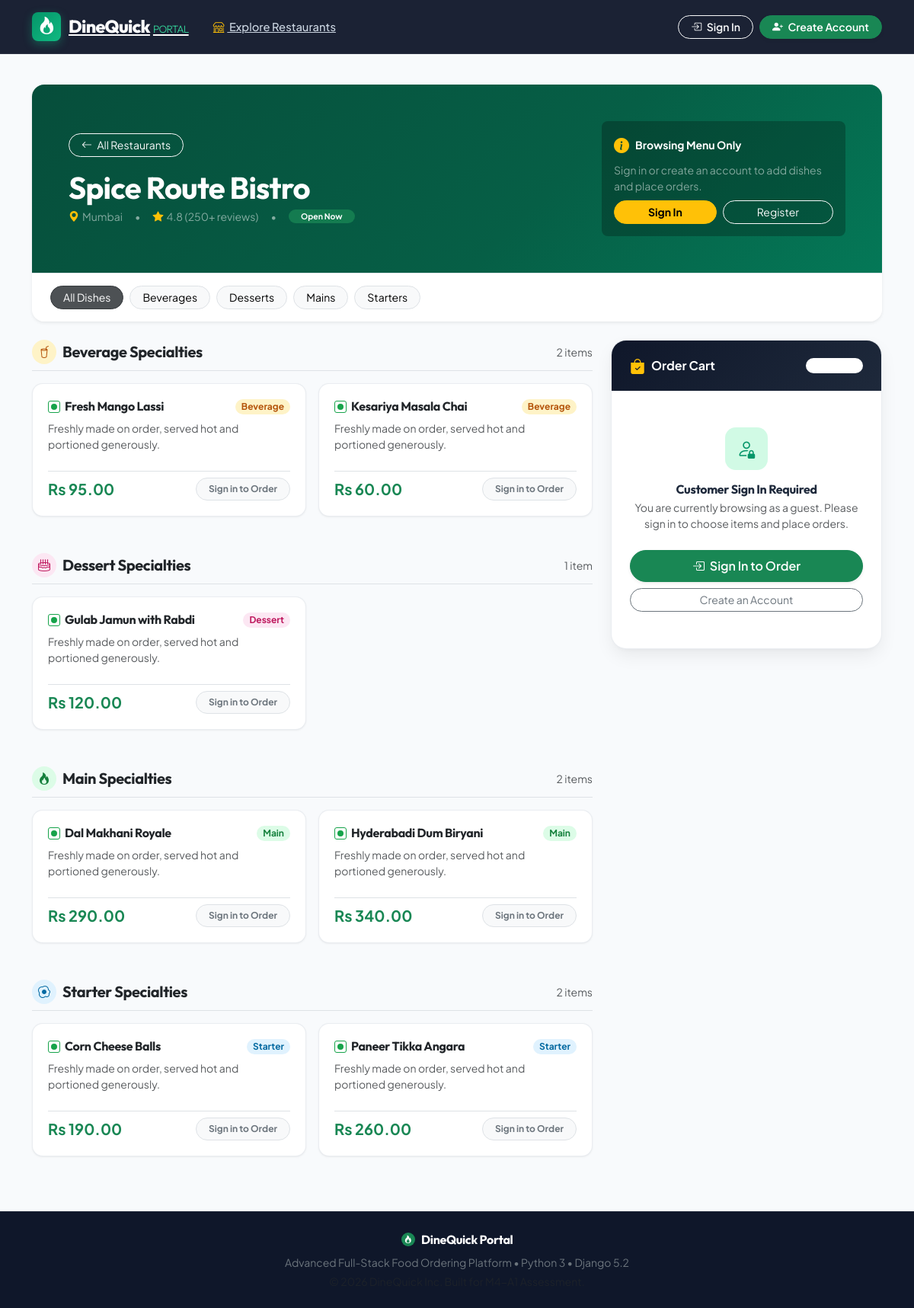
Page /restaurants/1/ on the committed database.
### orders/models.py (models this page shows, shortened)
class Restaurant(models.Model):
    name = models.CharField(max_length=120)
    city = models.CharField(max_length=100)

class MenuItem(models.Model):
    class Category(models.TextChoices):
        STARTER = "Starter", "Starter"
        MAIN = "Main", "Main"
        DESSERT = "Dessert", "Dessert"
        BEVERAGE = "Beverage", "Beverage"
    restaurant = models.ForeignKey(Restaurant, on_delete=models.CASCADE, related_name="menu_items")
    name = models.CharField(max_length=100)
    price = models.DecimalField(max_digits=8, decimal_places=2)
    category = models.CharField(max_length=10, choices=Category.choices)
    available = models.BooleanField(default=True)

### orders/views.py (the view)
# urls.py: path("restaurants/<int:pk>/", views.restaurant_menu, name="restaurant-menu"),
def restaurant_menu(request, pk):
    restaurant = get_object_or_404(Restaurant, pk=pk)
    items = restaurant.menu_items.filter(available=True).order_by("category", "name")
    categorized_items = {}
    for item in items:
        categorized_items.setdefault(item.category, []).append(item)
    return render(
        request,
        "orders/menu.html",
        {
            "restaurant": restaurant,
            "items": items,
            "categorized_items": categorized_items,
        },
    )

### orders/templates/orders/menu.html (shortened to what this page needs)
{% extends "orders/base.html" %}
{% block content %}
<div class="card border-0 shadow-sm rounded-4 overflow-hidden mb-4">
  <div class="p-4 p-md-5" style="background: linear-gradient(135deg, #064e3b 0%, #065f46 60%, #047857 100%); color: white;">
    <div class="d-flex flex-wrap justify-content-between align-items-center gap-3">
      <div>
        <a href="{% url 'restaurant-list' %}" class="btn btn-sm btn-outline-light rounded-pill px-3 mb-3">
          <i class="bi bi-arrow-left me-1"></i> All Restaurants
        </a>
        <h1 class="display-6 fw-bold mb-1 text-white">{{ restaurant.name }}</h1>
        <div class="d-flex flex-wrap align-items-center gap-3 text-white-50 small">
          <span><i class="bi bi-geo-alt-fill text-warning me-1"></i>{{ restaurant.city }}</span>
          <span>&bull;</span>
          <span><i class="bi bi-star-fill text-warning me-1"></i>4.8 (250+ reviews)</span>
          <span>&bull;</span>
          <span class="badge bg-success bg-opacity-75 rounded-pill px-3 py-1">Open Now</span>
        </div>
      </div>
      {% if not user.is_authenticated %}
      <div class="card bg-black bg-opacity-25 border-0 rounded-3 p-3 text-white" style="max-width: 320px;">
        <div class="d-flex align-items-center gap-2 mb-2">
          <i class="bi bi-info-circle-fill text-warning fs-5"></i>
          <span class="fw-bold small">Browsing Menu Only</span>
        </div>
        <p class="small text-white-50 mb-2">Sign in or create an account to add dishes and place orders.</p>
        <div class="d-flex gap-2">
          <a href="{% url 'login' %}?next={{ request.path }}" class="btn btn-warning btn-sm fw-bold flex-grow-1 rounded-pill">Sign In</a>
          <a href="{% url 'register' %}?next={{ request.path }}" class="btn btn-outline-light btn-sm flex-grow-1 rounded-pill">Register</a>
        </div>
      </div>
      {% endif %}
    </div>
  </div>
  <div class="bg-white px-4 py-3 border-top d-flex gap-2 overflow-auto" id="categoryTabs">
    <a href="#all" class="btn btn-sm btn-dark rounded-pill px-3 active cat-pill" data-target="all">All Dishes</a>
    {% for category in categorized_items.keys %}
    <a href="#cat-{{ category|lower }}" class="btn btn-sm btn-light border rounded-pill px-3 cat-pill" data-target="cat-{{ category|lower }}">
      {{ category }}s
    </a>
    {% endfor %}
  </div>
</div>
  <div class="row g-4">
    <div class="col-lg-8">
      {% for category, cat_items in categorized_items.items %}
      <div class="category-section mb-5" id="cat-{{ category|lower }}">
        <div class="d-flex align-items-center gap-2 mb-3 pb-2 border-bottom">
          <span class="badge rounded-circle p-2 {% if category == 'Starter' %}dq-badge-starter{% elif category == 'Main' %}dq-badge-main{% elif category == 'Dessert' %}dq-badge-dessert{% else %}dq-badge-beverage{% endif %}">
            <i class="bi {% if category == 'Starter' %}bi-egg-fried{% elif category == 'Main' %}bi-fire{% elif category == 'Dessert' %}bi-cake2{% else %}bi-cup-straw{% endif %} fs-6"></i>
          </span>
          <h2 class="h5 fw-bold mb-0 text-dark">{{ category }} Specialties</h2>
          <span class="text-muted small ms-auto">{{ cat_items|length }} item{{ cat_items|length|pluralize }}</span>
        </div>
        <div class="row g-3">
          {% for item in cat_items %}
          <div class="col-md-6">
            <div class="dq-dish-card h-100 d-flex flex-column justify-content-between">
              <div>
                <div class="d-flex justify-content-between align-items-start mb-2">
                  <div class="d-flex align-items-center">
                    <span class="dq-veg-mark" title="Vegetarian item"></span>
                    <h3 class="h6 fw-bold mb-0 text-dark">{{ item.name }}</h3>
                  </div>
                  <span class="badge rounded-pill small px-2 py-1 {% if item.category == 'Starter' %}dq-badge-starter{% elif item.category == 'Main' %}dq-badge-main{% elif item.category == 'Dessert' %}dq-badge-dessert{% else %}dq-badge-beverage{% endif %}">
                    {{ item.category }}
                  </span>
                </div>
                <p class="text-muted small mb-3">Freshly made on order, served hot and portioned generously.</p>
              </div>
              <div class="pt-2 border-top d-flex justify-content-between align-items-center mt-2">
                <span class="fs-5 fw-bold text-success">Rs {{ item.price }}</span>
                {% if user.is_authenticated %}
                <div class="dq-qty-stepper shadow-sm">
                  <button type="button" class="dq-qty-btn minus-btn" aria-label="Decrease quantity">&minus;</button>
                  <input
                    type="number"
                    min="0"
                    max="50"
                    value="0"
                    id="qty_{{ item.pk }}"
                    name="qty_{{ item.pk }}"
                    class="dq-qty-input item-qty"
                    data-price="{{ item.price }}"
                    data-name="{{ item.name }}"
                    aria-label="Quantity for {{ item.name }}"
                    readonly
                  >
                  <button type="button" class="dq-qty-btn plus-btn" aria-label="Increase quantity">+</button>
                </div>
                {% else %}
                <span class="badge bg-light text-secondary border rounded-pill px-3 py-2 small">
                  Sign in to Order
                </span>
                {% endif %}
              </div>
            </div>
          </div>
          {% endfor %}
        </div>
      </div>
      {% empty %}
      <div class="card p-5 text-center border-0 shadow-sm rounded-4">
        <i class="bi bi-cup-hot text-muted display-4 mb-2"></i>
        <h3 class="h5 fw-bold">No menu items found</h3>
        <p class="text-muted small mb-0">This restaurant does not have any active dishes right now.</p>
      </div>
      {% endfor %}
    </div>
    <div class="col-lg-4">
      <div class="dq-cart-card sticky-top" style="top: 90px;">
        <div class="dq-cart-header d-flex justify-content-between align-items-center">
          <div class="d-flex align-items-center gap-2">
            <i class="bi bi-bag-check-fill text-warning fs-5"></i>
            <span class="fw-bold fs-6">Order Cart</span>
          </div>
          <span class="badge bg-white bg-opacity-20 text-white rounded-pill px-3 py-1 small" id="totalItemsBadge">
          </span>
        </div>
        <div class="p-4">
          {% if user.is_authenticated %}
          <div id="cartItemsList" class="mb-3" style="max-height: 280px; overflow-y: auto;">
            <div class="text-center py-4 text-muted small">
              <i class="bi bi-cart3 fs-1 text-black-50 d-block mb-2"></i>
              Your cart is empty.<br>Click <strong>+</strong> on any dish to add.
            </div>
          </div>
          <div class="border-top pt-3 mb-4">
            <div class="d-flex justify-content-between text-muted small mb-2">
              <span>Item Subtotal:</span>
              <span id="subtotalDisplay" class="fw-semibold text-dark">Rs 0.00</span>
            </div>
            <div class="d-flex justify-content-between text-muted small mb-2">
              <span>Delivery Fee:</span>
              <span class="text-success fw-semibold">FREE</span>
            </div>
            <hr class="my-2">
            <div class="d-flex justify-content-between align-items-center fs-5">
              <strong class="fw-bold text-dark">Total Payable:</strong>
              <strong id="totalPriceDisplay" class="fw-bold text-success">Rs 0.00</strong>
            </div>
          </div>
          <button type="submit" id="placeOrderBtn" class="dq-pulse-btn w-100 d-flex justify-content-center align-items-center gap-2" disabled>
            <i class="bi bi-bag-check-fill"></i>
            <span>Confirm &amp; Place Order</span>
          </button>
          <div class="text-center text-muted small mt-2">
            <i class="bi bi-shield-check me-1 text-success"></i> Instant order receipt &amp; email confirmation
          </div>
          {% else %}
          <div class="text-center py-4">
            <div class="dq-auth-icon mb-3">
              <i class="bi bi-person-lock"></i>
            </div>
            <h4 class="h6 fw-bold mb-1">Customer Sign In Required</h4>
            <p class="text-muted small mb-4">You are currently browsing as a guest. Please sign in to choose items and place orders.</p>
            <a href="{% url 'login' %}?next={{ request.path }}" class="btn btn-success w-100 rounded-pill py-2 fw-semibold mb-2 shadow-sm">
              <i class="bi bi-box-arrow-in-right me-1"></i> Sign In to Order
            </a>
            <a href="{% url 'register' %}?next={{ request.path }}" class="btn btn-outline-secondary btn-sm w-100 rounded-pill">
              Create an Account
            </a>
          </div>
          {% endif %}
        </div>
      </div>
    </div>
  </div>
{% endblock %}

### orders/templates/orders/base.html (shortened to what this page needs)
{% load static %}
<!doctype html>
<html lang="en">
<head>
  <link href="https://cdn.jsdelivr.net/npm/bootstrap@5.3.3/dist/css/bootstrap.min.css" rel="stylesheet">
  <link rel="stylesheet" href="https://cdn.jsdelivr.net/npm/bootstrap-icons@1.11.3/font/bootstrap-icons.min.css">
  <link rel="stylesheet" href="{% static 'orders/style.css' %}">
</head>
<body>
  <header>
    <nav class="navbar navbar-expand-lg dq-navbar sticky-top py-3">
      <div class="container">
        <a class="dq-brand" href="{% url 'restaurant-list' %}" aria-label="DineQuick Home">
          <span class="dq-brand-icon"><i class="bi bi-fire"></i></span>
          <span>DineQuick<span class="text-success-emphasis fw-light ms-1" style="font-size: 0.85rem; color: #34d399 !important;">PORTAL</span></span>
        </a>
        <div class="collapse navbar-collapse" id="siteNavbar">
          <ul class="navbar-nav me-auto mb-2 mb-lg-0 ms-lg-3 gap-1">
            <li class="nav-item">
              <a class="dq-nav-link {% if request.resolver_match.url_name == 'restaurant-list' %}active{% endif %}" href="{% url 'restaurant-list' %}">
                <i class="bi bi-shop me-1 text-warning"></i> Explore Restaurants
              </a>
            </li>
          </ul>
          <ul class="navbar-nav ms-auto align-items-center gap-2">
            {% if user.is_authenticated %}
            <li class="nav-item">
              <a class="dq-nav-link d-flex align-items-center gap-2 {% if request.resolver_match.url_name == 'profile' %}active{% endif %}" href="{% url 'profile' %}">
                <span class="badge bg-success-subtle text-success p-1 rounded-circle"><i class="bi bi-person-fill"></i></span>
                <span>{{ user.get_full_name|default:user.username }}</span>
              </a>
            </li>
            <li class="nav-item">
              <form method="post" action="{% url 'logout' %}" class="d-inline">
                {% csrf_token %}
                <button type="submit" class="btn btn-outline-light btn-sm rounded-pill px-3">
                  <i class="bi bi-box-arrow-right me-1"></i> Sign Out
                </button>
              </form>
            </li>
            {% else %}
            <li class="nav-item">
              <a class="btn btn-outline-light btn-sm rounded-pill px-3 fw-semibold" href="{% url 'login' %}">
                <i class="bi bi-box-arrow-in-right me-1"></i> Sign In
              </a>
            </li>
            <li class="nav-item">
              <a class="btn btn-success btn-sm rounded-pill px-3 fw-semibold shadow-sm" href="{% url 'register' %}">
                <i class="bi bi-person-plus-fill me-1"></i> Create Account
              </a>
            </li>
            {% endif %}
          </ul>
        </div>
      </div>
    </nav>
  </header>
  <main class="container py-4 flex-grow-1">
    {% block content %}{% endblock %}
  </main>
  <footer class="py-4 mt-auto" style="background: #0f172a; color: #94a3b8; border-top: 1px solid rgba(255,255,255,0.06);">
    <div class="container text-center small">
      <div class="d-flex justify-content-center align-items-center gap-2 mb-2">
        <span class="badge bg-success p-1 rounded-circle"><i class="bi bi-fire text-white"></i></span>
        <strong class="text-white fs-6 brand-font">DineQuick Portal</strong>
      </div>
      <p class="mb-1 text-secondary">Advanced Full-Stack Food Ordering Platform &bull; Python 3 &bull; Django 5.2</p>
      <p class="mb-0 text-muted">&copy; 2026 DineQuick Inc. Built for M4-A1 Assessment.</p>
    </div>
  </footer>
</body>
</html>

### rows in the picture
Restaurant: name "Spice Route Bistro", city "Mumbai"
MenuItem: keys "Beverage", category "Beverage", cat_items "2", name "Fresh Mango Lassi", price "95.00"
MenuItem: keys "Dessert", category "Dessert", cat_items "1", name "Gulab Jamun with Rabdi", price "120.00"
MenuItem: keys "Main", category "Main", cat_items "2", name "Dal Makhani Royale", price "290.00"
MenuItem: keys "Starter", category "Starter", cat_items "2", name "Corn Cheese Balls", price "190.00"
MenuItem: name "Kesariya Masala Chai", category "Beverage", price "60.00"
MenuItem: name "Hyderabadi Dum Biryani", category "Main", price "340.00"
MenuItem: name "Paneer Tikka Angara", category "Starter", price "260.00"
